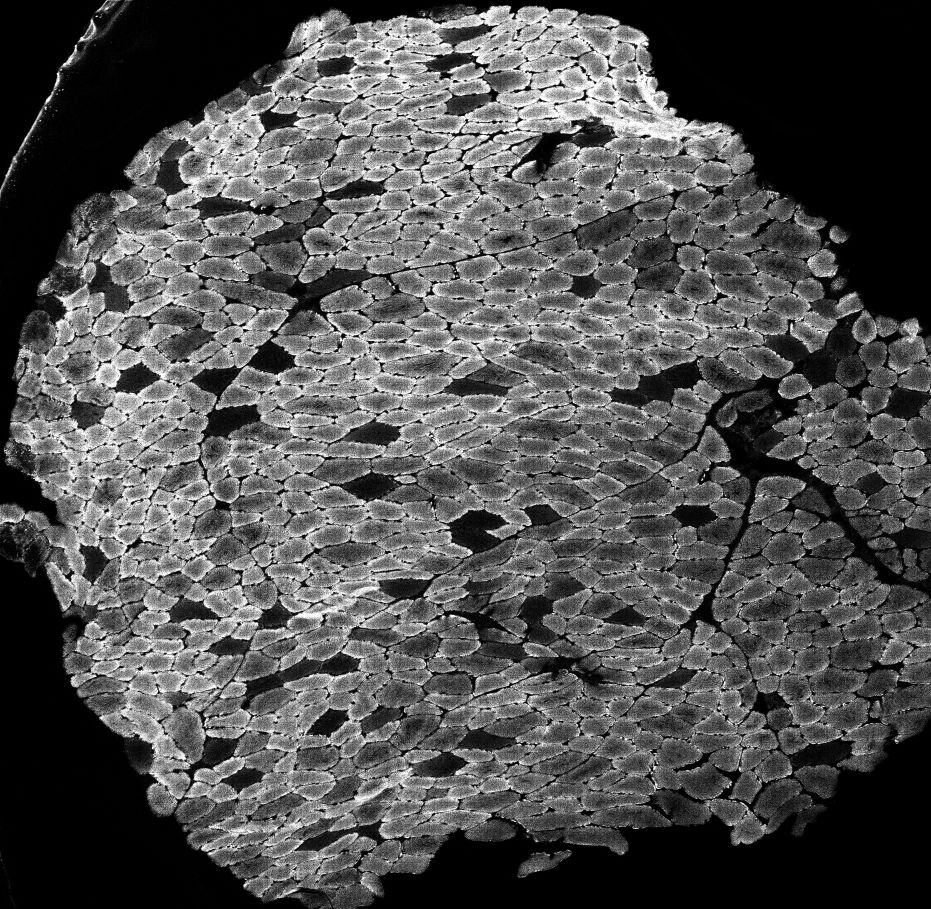
#> input picture images/channel.png, 2793 x 2726 px (shown at 1/3 size); its folder holds only this picture in this run
$ python -i detectfibres.py   (imports and definitions only)   (older library calls are emulated)
#> lines starting #> are read from the running program, lines starting #| are printed output that depends on the picture; after the words box and inside, x2 and y2 are one past the last pixel; in counts of white or black regions, pixels touching at a corner belong together
from PIL import Image
Image.MAX_IMAGE_PIXELS = None
import numpy as np
import os
import scipy
from scipy import ndimage
import cv2
import colorsys
import time
import matplotlib.pyplot as plt
import skimage as ski
from skimage import restoration, filters, feature, segmentation, morphology, transform, draw
# Microsoft Visual C++ 14.0 is required. Get it with "Microsoft Visual C++ Build Tools": http://landinghub.visualstudio.com/visual-cpp-build-tools
import pandas as pd
import numpy as np
import argparse
import sys
import re

# [63 lines left out: functions makeArrs, makeArrsFromText, not called in this run]

def makeContours(arr,showedges = True, thickness = cv2.FILLED, alim=(500,17500), arlim=(0,10.0), clim=(0,100), cvxlim=(0.75,1.0),numbercontours=True,colours=True):
    arr[0,:-1] = arr[:-1,-1] = arr[-1,::-1] = arr[-2:0:-1,0] = arr.max()
    if int(cv2.__version__.split(".")[0])>=3:
      contours,hierarchy = cv2.findContours(arr, cv2.RETR_CCOMP,2)
    else:
      im2,contours,hierarchy = cv2.findContours(arr, cv2.RETR_CCOMP,2)
    # Ensure only looking at holes inside contours...
    contours = [c for i,c in enumerate(contours) if hierarchy[0][i][3] != -1 ]
    contours = tidy(contours,alim,arlim,clim,cvxlim)
    if numbercontours:
        clabs = list(range(1,len(contours)+1))
    else:
        clabs = []
    if showedges:
        todraw = arr
    else:
        todraw = np.zeros(arr.shape,dtype=np.uint8)
    rgb = Image.fromarray(drawcontours(todraw,contours,clabs,thickness=thickness,colour=colours))
    return((rgb,contours))

# [102 lines left out: functions getthresh, makethresholded, edgesFromGrad, quantileNormalize, findmembranes, not called in this run]

def arrtorgb(arr):
    arrp = makepseudo(arr)
    rgb = np.zeros(arr.shape+(3,),'uint8')
    rgb[:,:,0] = arrp
    rgb[:,:,1] = arrp
    rgb[:,:,2] = arrp
    return(rgb)

# Added an argument "colour" that determine the colour of output label i.e. colour or black and white
def drawcontours(arr,contours,labels=[],thickness=cv2.FILLED, colour = True):
    rgb = arrtorgb(arr)
    uselabs = len(labels)==len(contours)
    ccols = [(0,0,0) for cnt in contours]
    while len(set(ccols)) != len(contours):
        for i,cnt in enumerate(contours):
            h,s,l = np.random.random(), 1.0, 0.4 + np.random.random()/5.0
            r,g,b = [int(256*j) for j in colorsys.hls_to_rgb(h,l,s)]
            ccols[i] = (r,g,b)

    for i,cnt in enumerate(contours):
        if colour:
            cv2.drawContours(rgb,[cnt],-1,ccols[i],thickness)
        else:
            cv2.drawContours(rgb,[cnt],-1,(255,255,255),thickness)
        if uselabs:
            cX,cY = [int(round(x)) for x in getcentre(cnt)]
            cv2.putText(rgb, str(labels[i]), (cX-5, cY+5),cv2.FONT_HERSHEY_SIMPLEX, 0.75*arr.shape[1]/2656.0, (175, 175, 175), 1)
    return(rgb)

# [11 lines left out: function drawcentres, not called in this run]

def getcentre(cnt):
    M = cv2.moments(cnt)
    cX = int(M["m10"] / M["m00"])
    cY = int(M["m01"] / M["m00"])
    return((cX,cY))

# [5 lines left out: function makemask, not called in this run]

def savearr(arr,fname):
    Image.fromarray(arr).save(fname, quality=80, optimize=True, progressive=True)

def makepseudo(arr,minpercent=5,maxpercent=95):
    minval,maxval = np.percentile(arr.flatten(),[minpercent,maxpercent])
    if(maxval>minval):
        arr = np.maximum(np.minimum(arr,maxval),minval)
        arr = arr-minval
        arrf = np.array(arr,dtype=np.float32)
        arrf = np.array(np.round(255.0*np.minimum(1.0,arrf/(maxval-minval))),dtype=np.uint8)
    else:
        arrf = np.array(arr[:,:],dtype=np.uint8)
    return(arrf)

# [8 lines left out: function threshorig, not called in this run]

def getaspect(cnt):
    x,y,w,h = cv2.boundingRect(cnt)
    aspect_ratio = float(w)/h
    return(aspect_ratio)

def circularity(cnt):
    return(4*np.pi*cv2.contourArea(cnt)/(cv2.arcLength(cnt,True)**2))

def tidy(contours, alim = (0,999999), arlim=(0,9999999), clim=(0,9999999), cvxlim=(0.0,1.0),tiny=75):
    # Just get rid of tiny contours first
    contours = [cnt for cnt in contours if cv2.contourArea(cnt) > min(tiny,alim[0])]

    N = max(1,len(contours))
    low_area = [cv2.contourArea(cnt) <= alim[0] for cnt in contours]
    high_area = [cv2.contourArea(cnt) >= alim[1] for cnt in contours]
    low_aspect = [getaspect(cnt) <= arlim[0] for cnt in contours]
    high_aspect = [getaspect(cnt) >= arlim[1] for cnt in contours]
    low_circ = [circularity(cnt) <= clim[0] for cnt in contours]
    high_circ = [circularity(cnt) >= clim[1] for cnt in contours]
    low_cvx = [cv2.contourArea(cnt)/cv2.contourArea(cv2.convexHull(cnt)) <= cvxlim[0] for cnt in contours]
    high_cvx = [cv2.contourArea(cnt)/cv2.contourArea(cv2.convexHull(cnt)) >= cvxlim[1] for cnt in contours]

    print("{} initial contours greater than 75 pixels".format(N))
    print("{} ({:03.2f}%) area too low, {} ({:03.2f}%) area too high".format(sum(low_area), 100*sum(low_area)/N, sum(high_area), 100*sum(high_area)/N))
    print("{} ({:03.2f}%) aspect ratio too low, {} ({:03.2f}%) aspect ratio too high".format(sum(low_aspect), 100*sum(low_aspect)/N, sum(high_aspect),  100*sum(high_aspect)/N ))
    print("{} ({:03.2f}%) circularity too low, {} ({:03.2f}%) circularity too high".format(sum(low_circ), 100*sum(low_circ)/N, sum(high_circ), 100*sum(high_circ)/N))
    print("{} ({:03.2f}%) convexity too low, {} ({:03.2f}%) convexity too high".format(sum(low_cvx), 100*sum(low_cvx)/N, sum(high_cvx), 100*sum(high_cvx)/N))
    keep = [sum(x)==0 for x in zip(low_area,high_area,low_aspect,high_aspect,low_circ,high_circ,low_cvx,high_cvx)]
    cnew = [cnt for cnt,k in zip(contours,keep) if k]
    return(cnew)

# [24 lines left out: functions startTimer, getCommands, not called in this run]


>>> import cv2
>>> picture = cv2.imread('../images/channel.png', cv2.IMREAD_GRAYSCALE)
#> picture is the input picture: shape (2726, 2793); min 0, max 255, mean 81
>>> result = makeContours(picture)
#> in makeContours, `contours,hierarchy = cv2.findContours(arr, cv2.RETR_CCOMP,2)`: contours = 122925 contours
#> in makeContours, `contours = [c for i,c in enumerate(contours) if hierarchy[0][i][3] != ..`: contours = 92219 contours
#> in tidy, `contours = [cnt for cnt in contours if cv2.contourArea(cnt) > min(tiny..`: contours = 319 contours; largest, box (x1, y1, x2, y2) and area: (0, 0, 2793, 1576) 923156, (1073, 2157, 2793, 2726) 424374, (0, 1664, 926, 2726) 391210, (0, 0, 319, 560) 82765, (2162, 1284, 2446, 1438) 13496
#> in tidy, `N = max(1,len(contours))`: N = 319
#> in tidy, `low_area = [cv2.contourArea(cnt) <= alim[0] for cnt in contours]`: low_area = 319 items, first 6: False, True, True, True, True, True
#> in tidy, `high_area = [cv2.contourArea(cnt) >= alim[1] for cnt in contours]`: high_area = 319 items, first 6: False, False, False, False, False, False
#> in tidy, `low_aspect = [getaspect(cnt) <= arlim[0] for cnt in contours]`: low_aspect has the same summary as high_area
#> in tidy, `high_aspect = [getaspect(cnt) >= arlim[1] for cnt in contours]`: high_aspect has the same summary as high_area
#> in tidy, `low_circ = [circularity(cnt) <= clim[0] for cnt in contours]`: low_circ has the same summary as high_area
#> in tidy, `high_circ = [circularity(cnt) >= clim[1] for cnt in contours]`: high_circ has the same summary as high_area
#> in tidy, `low_cvx = [cv2.contourArea(cnt)/cv2.contourArea(cv2.convexHull(cnt)) <..`: low_cvx = 319 items, first 6: True, True, True, True, True, False
#> in tidy, `high_cvx = [cv2.contourArea(cnt)/cv2.contourArea(cv2.convexHull(cnt)) ..`: high_cvx has the same summary as high_area
#| 319 initial contours greater than 75 pixels
#| 269 (84.33%) area too low, 4 (1.25%) area too high
#| 0 (0.00%) aspect ratio too low, 0 (0.00%) aspect ratio too high
#| 0 (0.00%) circularity too low, 0 (0.00%) circularity too high
#| 204 (63.95%) convexity too low, 0 (0.00%) convexity too high
#> in tidy, `keep = [sum(x)==0 for x in zip(low_area,high_area,low_aspect,high_aspe..`: keep has the same summary as high_area
#> in tidy, `cnew = [cnt for cnt,k in zip(contours,keep) if k]`: cnew = 4 contours; box (x1, y1, x2, y2) and area: (2252, 2075, 2313, 2145) 1974, (859, 854, 922, 886) 1146, (2152, 2362, 2199, 2401) 905, (2689, 2044, 2738, 2065) 538
#> in makeContours, `contours = tidy(contours,alim,arlim,clim,cvxlim)`: contours has the same summary as cnew in tidy
#> in makeContours, `clabs = list(range(1,len(contours)+1))`: clabs = [1, 2, 3, 4]
#> in makepseudo, `minval,maxval = np.percentile(arr.flatten(),[minpercent,maxpercent])`: minval = 0; maxval = 255
#> in arrtorgb, `rgb[:,:,0] = arrp`:
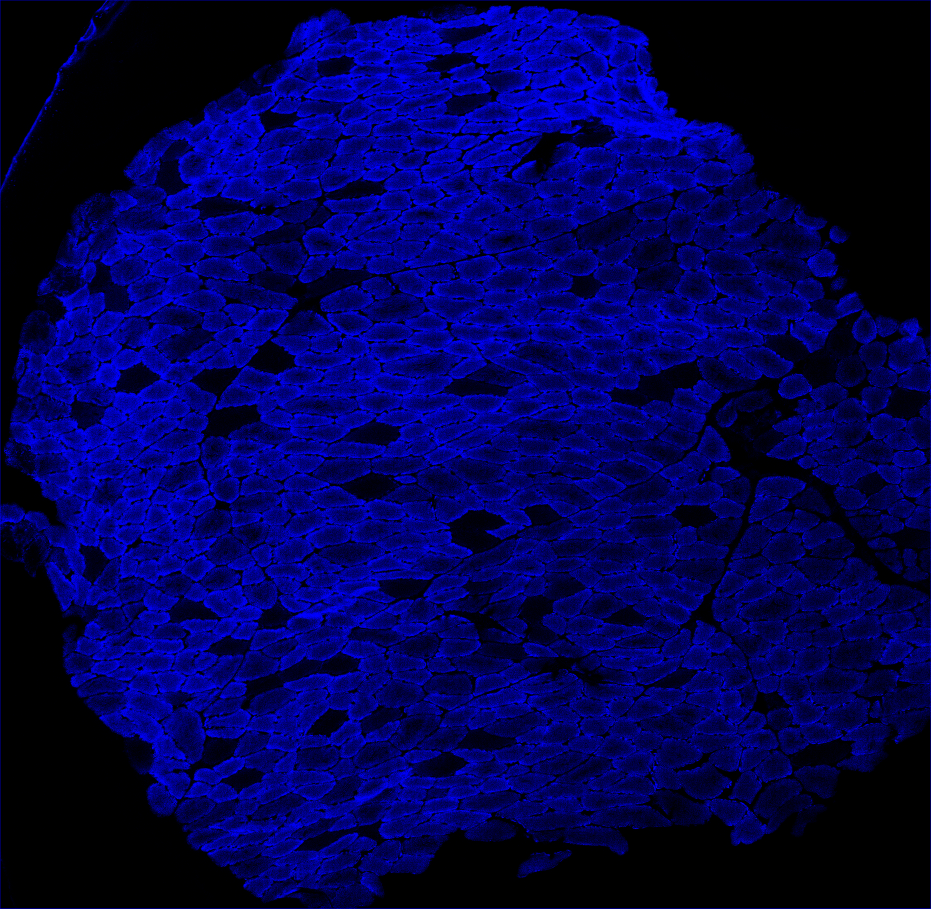
#> rgb: shape (2726, 2793, 3) (shown at 1/3 size); mean of channels 0, 1, 2 81.4, 0, 0; drawn as B, G, R
#> in arrtorgb, `rgb[:,:,1] = arrp`:
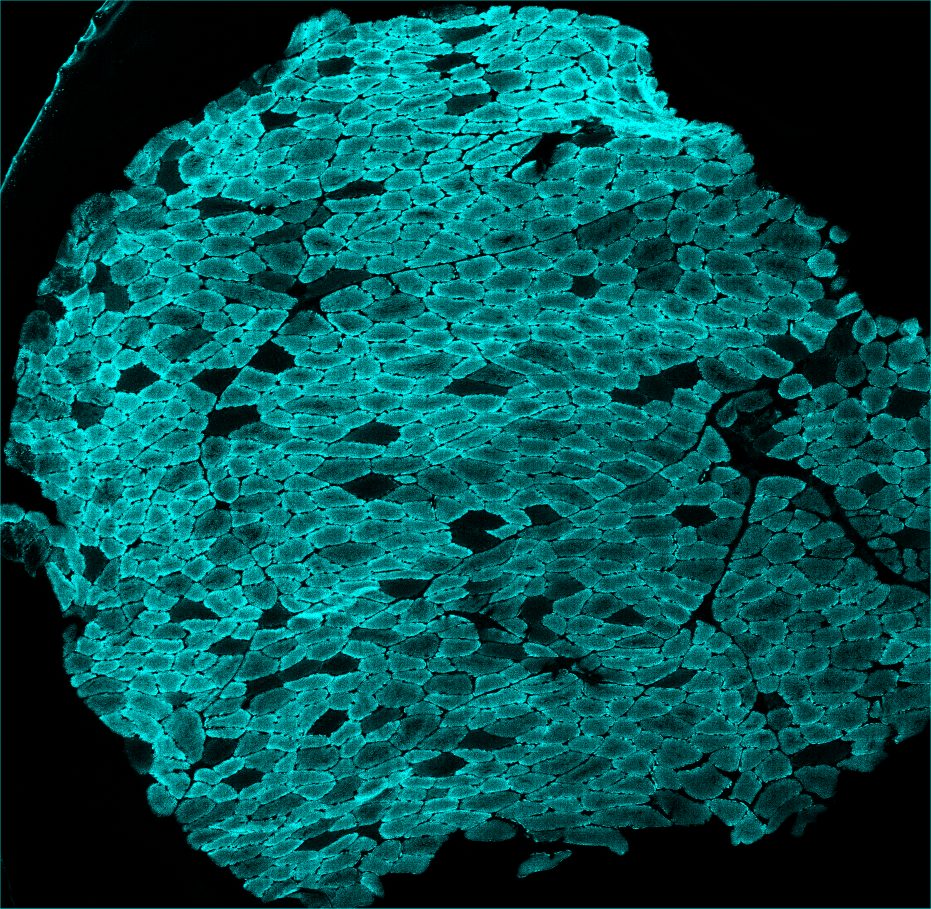
#> rgb: shape (2726, 2793, 3) (shown at 1/3 size); mean of channels 0, 1, 2 81.4, 81.4, 0; drawn as B, G, R
#> in drawcontours, `uselabs = len(labels)==len(contours)`: uselabs = True
#> in drawcontours, `ccols = [(0,0,0) for cnt in contours]`: ccols = [(0, 0, 0), (0, 0, 0), (0, 0, 0), (0, 0, 0)]
#> the loop in drawcontours, `while len(set(ccols)) != len(contours):` made 1 pass
#> after the loop in drawcontours, `while len(set(ccols)) != len(contours):`: ccols = [(22, 187, 255), (4, 100, 256), (14, 255, 145), (40, 256, 175)]
#> the loop in drawcontours, `for i,cnt in enumerate(contours):` made 4 passes
